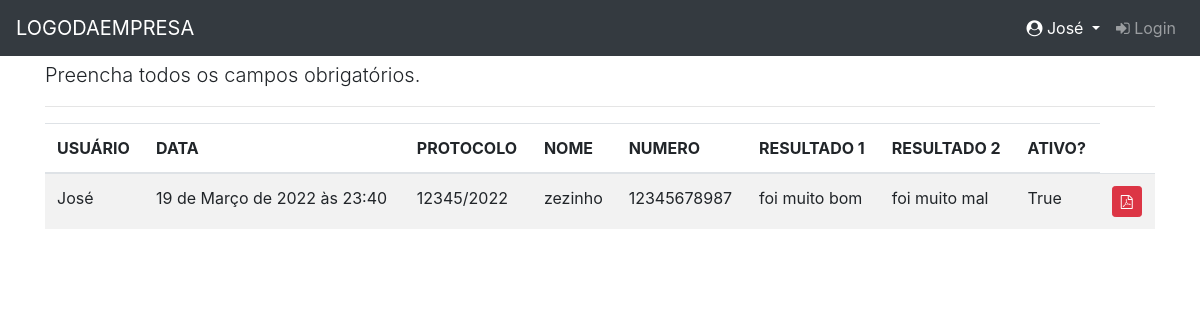
The app's page /list/ (signed in) with its own data.
### core/models.py (models this page shows, shortened)
class Result(models.Model):
    user = models.OneToOneField(User, on_delete=models.CASCADE)
    data = models.DateTimeField(auto_now=True)
    protocol = models.CharField(max_length=15, null=True)
    name = models.CharField(max_length=50, null=True)
    number = models.CharField(max_length=18, null=True)
    result_1 = models.CharField(max_length=100, null=True)
    result_2 = models.CharField(max_length=100, null=True)
    active = models.BooleanField(default=True)

### core/views.py (the view)
# urls.py: path('list/', v.result_list, name='list'),
@login_required()
def result_list(request):
    template_name = 'result_list.html'
    objects = Result.objects.filter(active=True, user=request.user)
    context = {'object_list': objects}
    return render(request, template_name, context)

### core/templates/result_list.html (shortened to what this page needs)
{% extends "base.html" %}
{% load static %}
{% block content %}
    <p class="lead">
    Preencha todos os campos obrigatórios.
    </p>
<hr>
<div class="page-header">
  {% if object_list %}
    <div class="table-reponsive">
        <table class="table table-striped">
          <thead>
            <tr>
              <th>USUÁRIO</th>
              <th>DATA</th>
              <th>PROTOCOLO</th>
              <th>NOME</th>
              <th>NUMERO</th>
              <th>RESULTADO 1</th>
              <th>RESULTADO 2</th>
              <th>ATIVO?</th>
            </tr>
          </thead>
          <tbody>
          {% for object in object_list %}
              <tr>
                <td class="text-left">{{ object.user }}</td>
                <td class="text-left">{{ object.data }}</td>
                <td class="text-left">{{ object.protocol }}</td>
                <td class="text-left">{{ object.name }}</td>
                <td class="text-left">{{ object.number }}</td>
                <td class="text-left">{{ object.result_1 }}</td>
                <td class="text-left">{{ object.result_2 }}</td>
                <td class="text-left">{{ object.active }}</td>
                <td>
                      <a href="/pdf/" target="_blank" class="btn btn-danger btn-sm" title="PDF">
                          <i class="fa fa-file-pdf-o" aria-hidden="true"></i>
                      </a>
                </td>
              </tr>
          </tbody>
      {% endfor %}
        </table>
    </div>
  {% else %}
    <p class="alert alert-warning">Sem itens na lista.</p>
  {% endif %}
</div>
{% endblock content %}

### core/templates/includes/nav.html (shortened to what this page needs)
<nav class="navbar navbar-expand-md navbar-dark bg-dark fixed-top">
    <a class="navbar-brand" href="/admin/">LOGODAEMPRESA</a>
    <div class="collapse navbar-collapse" id="navbarsExampleDefault">
        <ul class="navbar-nav ml-auto">
            <li class="nav-item dropdown">
                <a class="nav-link dropdown-toggle text-white" href="#" id="navbarDropdownMenuLink"
                    role="button" data-toggle="dropdown" aria-haspopup="true" aria-expanded="false">
                    <i class="fa fa-user-circle" aria-hidden="true"></i>
                    <span id="username">{{ request.user }}</span>
                </a>
            </li>
            <li class="nav-item ">
                <a class="nav-link" href="/login/">
                    <i class="fa fa-sign-in" aria-hidden="true"></i>
                    Login
                </a>
            </li>
        </ul>
    </div>
</nav>

### static/css/style.css (style rules this page uses)
body { margin-top: 60px; }

### records on screen
Result: user "José", data "19 de Março de 2022 às 23:40", protocol "12345/2022", name "zezinho", number "12345678987", result_1 "foi muito bom", result_2 "foi muito mal", active "True"

### other values on screen
{{ request.user }} "José"
